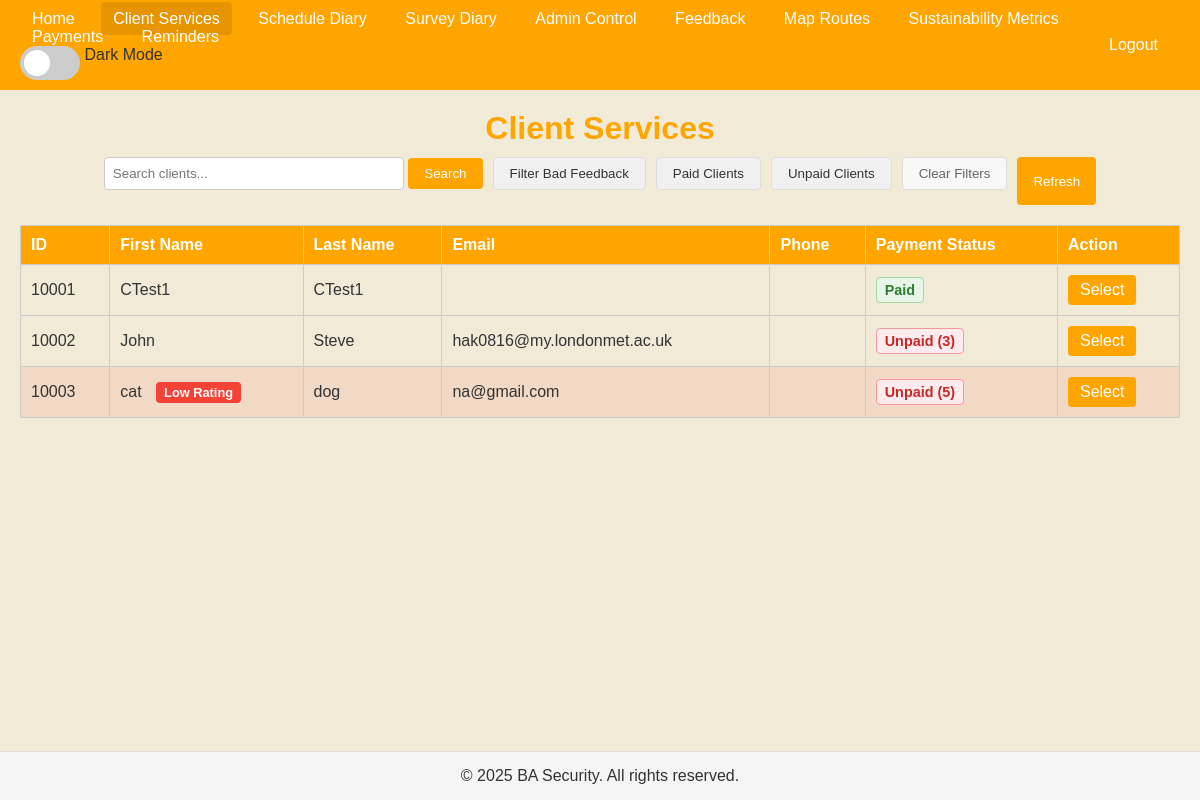
/clientServices.php (signed in), run on the app's committed database.
### tables this page shows
CREATE TABLE `clients` (
  `clientID` int(11) NOT NULL,
  `clientFirstName` varchar(250) NOT NULL,
  `clientLastName` varchar(250) NOT NULL,
  `clientAddress1` varchar(300) DEFAULT NULL,
  `clientAddress2` varchar(300) DEFAULT NULL,
  `clientPhone` varchar(50) DEFAULT NULL,
  `clientEmail` varchar(300) DEFAULT NULL,
  `clientIsDue` tinyint(1) DEFAULT 0,
  `clientStatus` varchar(50) DEFAULT NULL,
  `clientNotes` varchar(300) DEFAULT NULL,
  `clientDateTimeCreated` datetime DEFAULT current_timestamp(),
  `clientDateTimeAdded` datetime DEFAULT current_timestamp()
);

### clientServices.php (the view, shortened to what this page needs)
<?php
include('database.php');
$search = "";
$filterBadFeedback = isset($_GET['badFeedback']) && $_GET['badFeedback'] === '1';
$paymentFilter = isset($_GET['paymentFilter']) ? $_GET['paymentFilter'] : '';
$query = "SELECT c.clientID, c.clientFirstName, c.clientLastName, c.clientEmail, c.clientPhone,
          (SELECT MIN(f.feedbackRating)
           FROM Feedback f
           JOIN ScheduleDiary sd ON f.feedbackID = sd.scheduleID
           WHERE sd.clientID = c.clientID) AS lowestFeedback,
          (SELECT COUNT(*) FROM ScheduleDiary sd2
           LEFT JOIN Payments p ON sd2.scheduleID = p.invoiceReference
           WHERE sd2.clientID = c.clientID AND (p.paymentIsPaid = 0 OR p.paymentID IS NULL)) AS unpaidCount
          FROM Clients c";
$query .= " ORDER BY clientID ASC";
$result = mysqli_query($conn, $query);
$clients = [];
if ($result) {
    while ($row = mysqli_fetch_assoc($result)) {
        $clients[] = $row;
    }
}
?>
<!DOCTYPE html>
<html lang="en">
<head>
    <link rel="stylesheet" href="clientServices.css">
    <link rel="stylesheet" href="css/feedback-popup.css">
    <link rel="stylesheet" href="darkmode.css">
  <link rel="stylesheet" href="powerAlerts.css">
</head>
<body>
    <nav class="navbar">
        <div class="nav-left">
            <a href="portal.php">Home</a>
            <a href="clientServices.php" class="active">Client Services</a>
            <a href="scheduleDiary.php">Schedule Diary</a>
            <a href="surveyDiary.php">Survey Diary</a>
            <a href="adminControl.php">Admin Control</a>
            <a href="feedback.php">Feedback</a>
            <a href="notifications.php">Map Routes</a>
            <a href="sustainabilityMetrics.php">Sustainability Metrics</a>
            <a href="payments.php">Payments</a>
            <a href="reminders.php">Reminders</a>
        </div>
        <div class="nav-right">
            <a href="logout.php">Logout</a>
        </div>
    </nav>
    <div class="container">
        <header>
            <h1>Client Services</h1>
            <div class="search-refresh">
                <form method="get" action="clientServices.php" class="search-form">
                    <input type="text" name="search" placeholder="Search clients..." value="<?php echo htmlspecialchars($search); ?>">
                    <button type="submit">Search</button>
                </form>
                <div class="filter-buttons">
                    <button id="filterBadFeedbackBtn" class="filter-btn <?php echo $filterBadFeedback ? 'active' : ''; ?>" onclick="toggleBadFeedbackFilter()">Filter Bad Feedback</button>
                    <button id="filterPaidBtn" class="filter-btn <?php echo $paymentFilter === 'paid' ? 'active' : ''; ?>" onclick="applyPaymentFilter('paid')">Paid Clients</button>
                    <button id="filterUnpaidBtn" class="filter-btn <?php echo $paymentFilter === 'unpaid' ? 'active' : ''; ?>" onclick="applyPaymentFilter('unpaid')">Unpaid Clients</button>
                    <button id="clearFiltersBtn" class="clear-filters-btn" onclick="clearAllFilters()">Clear Filters</button>
                </div>
                <button id="refreshBtn" onclick="location.reload()">Refresh</button>
            </div>
        </header>
        <div class="clients-list">
            <table>
                <thead>
                    <tr>
                        <th>ID</th>
                        <th>First Name</th>
                        <th>Last Name</th>
                        <th>Email</th>
                        <th>Phone</th>
                        <th>Payment Status</th>
                        <th>Action</th>
                    </tr>
                </thead>
                <tbody>
                    <?php if (!empty($clients)): ?>
                        <?php foreach ($clients as $client):
                            $hasBadFeedback = !empty($client['lowestFeedback']) && $client['lowestFeedback'] <= 2;
                        ?>
                            <tr class="<?php echo $hasBadFeedback ? 'bad-feedback' : ''; ?>">
                                <td><?php echo htmlspecialchars($client['clientID']); ?></td>
                                <td>
                                    <?php echo htmlspecialchars($client['clientFirstName']); ?>
                                    <?php if ($hasBadFeedback): ?>
                                        <span class="bad-feedback-indicator">Low Rating</span>
                                    <?php endif; ?>
                                </td>
                                <td><?php echo htmlspecialchars($client['clientLastName']); ?></td>
                                <td><?php echo htmlspecialchars($client['clientEmail']); ?></td>
                                <td><?php echo htmlspecialchars($client['clientPhone']); ?></td>
                                <td>
                                    <?php if (isset($client['unpaidCount']) && $client['unpaidCount'] > 0): ?>
                                        <span class="payment-status unpaid">Unpaid (<?php echo $client['unpaidCount']; ?>)</span>
                                    <?php else: ?>
                                        <?php
                                        $clientID = $client['clientID'];
                                        $jobCountQuery = "SELECT COUNT(*) as jobCount FROM ScheduleDiary WHERE clientID = $clientID";
                                        $jobCountResult = mysqli_query($conn, $jobCountQuery);
                                        $jobCountRow = mysqli_fetch_assoc($jobCountResult);
                                        $hasJobs = $jobCountRow['jobCount'] > 0;
                                        if ($hasJobs): ?>
                                            <span class="payment-status paid">Paid</span>
                                        <?php else: ?>
                                            <span class="payment-status no-jobs">No Jobs</span>
                                        <?php endif; ?>
                                    <?php endif; ?>
                                </td>
                                <td>
                                    <a href="clientServiceEdit.php?clientID=<?php echo $client['clientID']; ?>" class="select-btn">Select</a>
                                </td>
                            </tr>
                        <?php endforeach; ?>
                    <?php else: ?>
                        <tr>
                            <td colspan="6">No clients found.</td>
                        </tr>
                    <?php endif; ?>
                </tbody>
            </table>
        </div>
    </div>
  <footer>
    <p>&copy; <?php echo date("Y"); ?> BA Security. All rights reserved.</p>
  </footer>
</body>
</html>

### clientServices.css (style rules this page uses)
* { margin: 0; padding: 0; box-sizing: border-box; }
body { font-family: Arial, sans-serif; background-color: #f0ead6; color: #333; }
.navbar { background-color: #ffa500; display: flex; justify-content: space-between; align-items: center; padding: 10px 20px; }
.navbar .nav-left a, .navbar .nav-right a { color: #fff; text-decoration: none; padding: 8px 12px; margin-right: 10px; }
.navbar .nav-left a.active { background-color: #e69500; border-radius: 4px; }
.container { max-width: 1200px; margin: 20px auto; padding: 0 20px; }
header { text-align: center; margin-bottom: 20px; }
header h1 { color: #ffa500; margin-bottom: 10px; }
.search-refresh { display: flex; justify-content: center; gap: 10px; margin-bottom: 20px; }
.search-form input[type="text"] { padding: 8px; width: 300px; border: 1px solid #ccc; border-radius: 4px; }
.search-form button, #refreshBtn { padding: 8px 16px; background-color: #ffa500; color: #fff; border: none; border-radius: 4px; cursor: pointer; transition: background-color 0.3s; }
.filter-buttons { display: flex; flex-wrap: wrap; justify-content: center; gap: 10px; margin-bottom: 15px; }
.filter-btn { padding: 8px 16px; background-color: #f0f0f0; color: #333; border: 1px solid #ddd; border-radius: 4px; cursor: pointer; transition: all 0.3s ease; }
.clear-filters-btn { padding: 8px 16px; background-color: #f8f8f8; color: #666; border: 1px solid #ddd; border-radius: 4px; cursor: pointer; transition: all 0.3s ease; }
.clients-list table { width: 100%; border-collapse: collapse; }
.clients-list th, .clients-list td { border: 1px solid #ccc; padding: 10px; text-align: left; }
.clients-list th { background-color: #ffa500; color: #fff; }
.clients-list td { vertical-align: middle; }
.select-btn { display: inline-block; padding: 6px 12px; background-color: #ffa500; color: #fff; text-decoration: none; border-radius: 4px; transition: background-color 0.3s; }
.payment-status { display: inline-block; padding: 4px 8px; border-radius: 4px; font-size: 0.9em; font-weight: bold; }
.payment-status.paid { background-color: #e8f5e9; color: #2e7d32; border: 1px solid #a5d6a7; }
.payment-status.unpaid { background-color: #ffebee; color: #c62828; border: 1px solid #ef9a9a; }
footer { position: fixed; bottom: 0; left: 0; width: 100%; background-color: #f5f5f5; text-align: center; padding: 15px; border-top: 1px solid #ddd; z-index: 1000; }

### css/feedback-popup.css (style rules this page uses)
.bad-feedback-indicator { display: inline-block; background-color: #f44336; color: white; font-weight: bold; padding: 3px 8px; border-radius: 4px; margin-left: 10px; font-size: 0.8em; }
tr.bad-feedback { background-color: rgba(244, 67, 54, 0.1) !important; }

### data on the page
clients: clientID "10001", clientFirstName "CTest1", clientLastName "CTest1", shows "Paid"
clients: clientID "10002", clientFirstName "John", clientLastName "Steve", clientEmail "hak0816@my.londonmet.ac.uk", unpaidCount "3"
clients: clientID "10003", clientFirstName "cat", shows "Low Rating", clientLastName "dog", clientEmail "na@gmail.com", unpaidCount "5"
